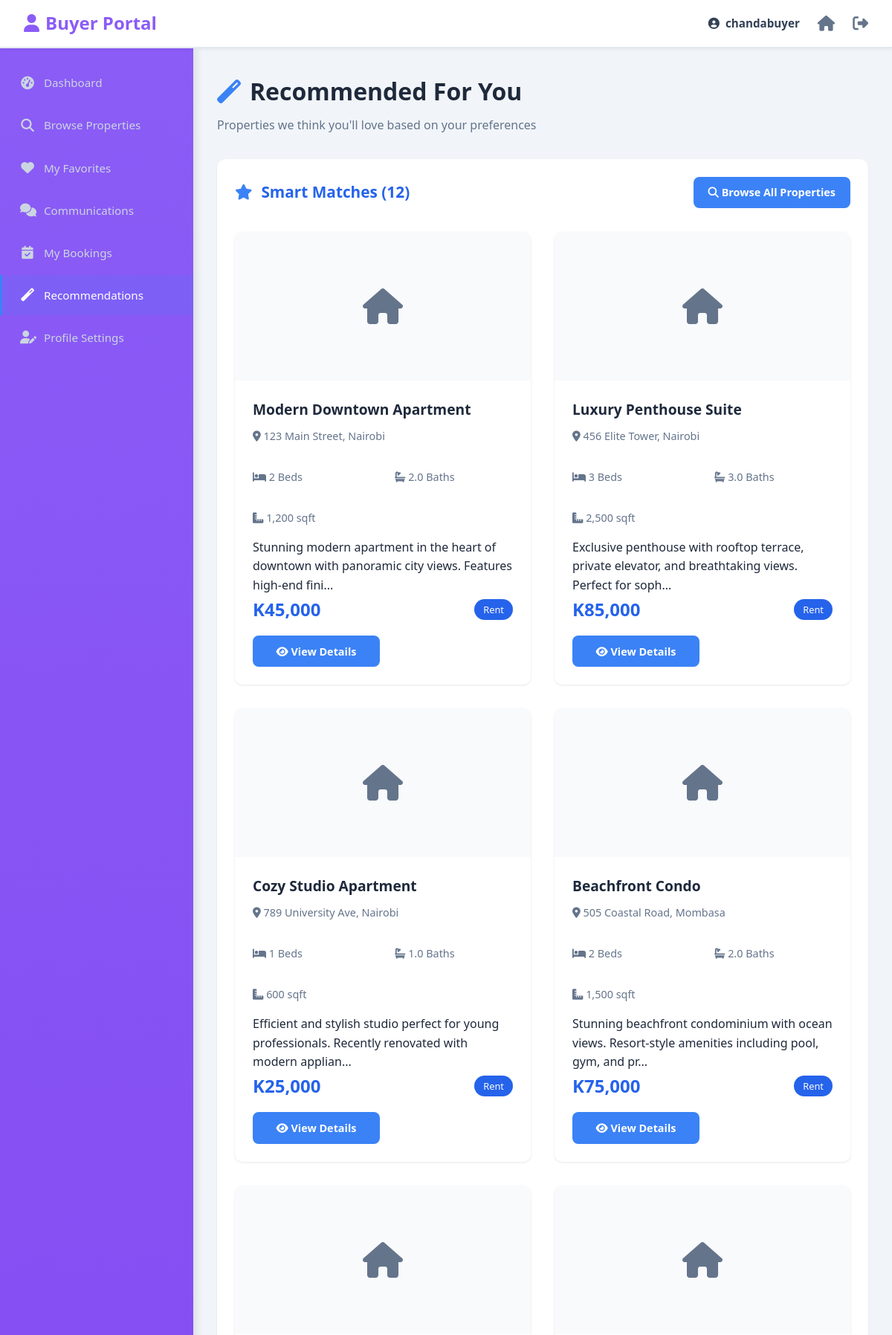
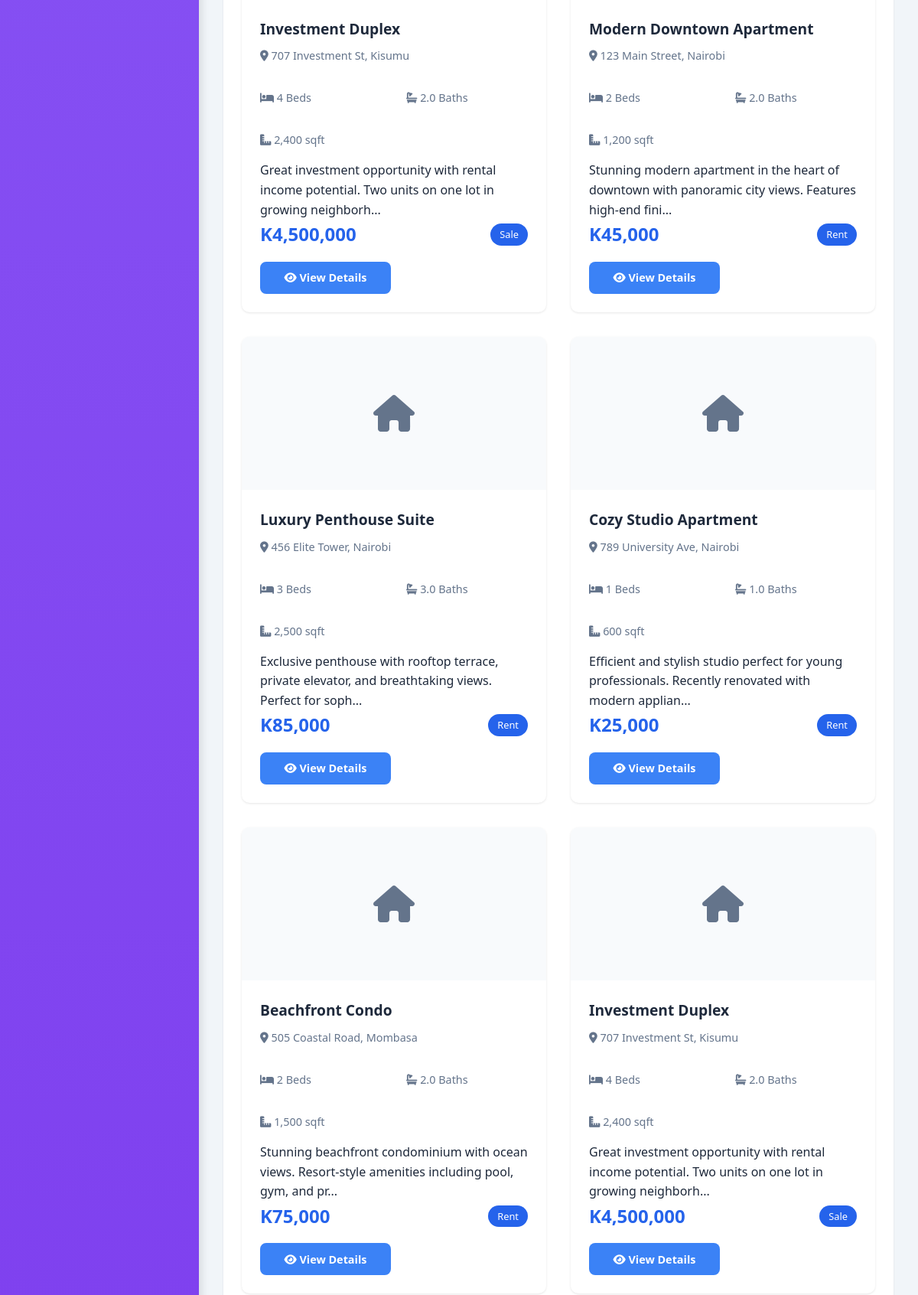
/buyer/recommendations.php (signed in, upper part), run on the app's committed database (2 pictures, top to bottom).
### tables this page shows
CREATE TABLE properties (
    property_id INT AUTO_INCREMENT PRIMARY KEY,
    seller_id INT NOT NULL,
    title VARCHAR(200) NOT NULL,
    description TEXT,
    address VARCHAR(255) NOT NULL,
    city VARCHAR(100) NOT NULL,
    state VARCHAR(100),
    zip_code VARCHAR(20),
    price DECIMAL(10, 2) NOT NULL,
    type ENUM('rent', 'sale') NOT NULL,
    property_type ENUM('apartment', 'house', 'condo', 'townhouse', 'studio') NOT NULL,
    bedrooms INT DEFAULT 0,
    bathrooms DECIMAL(2, 1) DEFAULT 0,
    sqft INT,
    status ENUM('pending', 'approved', 'rejected', 'sold', 'rented') DEFAULT 'pending',
    created_at TIMESTAMP DEFAULT CURRENT_TIMESTAMP,
    updated_at TIMESTAMP DEFAULT CURRENT_TIMESTAMP ON UPDATE CURRENT_TIMESTAMP,
    FOREIGN KEY (seller_id) REFERENCES users(user_id) ON DELETE CASCADE
);

### buyer/recommendations.php (the view, shortened to what this page needs)
<?php
require_once dirname(__DIR__) . '/includes/db_connect.php';
$userId = $_SESSION['user_id'];
try {
    $recommendedStmt = $pdo->prepare("SELECT DISTINCT p.*, u.username as seller_name,
                                      (SELECT image_url FROM images WHERE property_id = p.property_id AND is_primary = TRUE LIMIT 1) as primary_image
                                      FROM properties p
                                      JOIN users u ON p.seller_id = u.user_id
                                      WHERE p.status = 'approved'
                                      AND p.property_id NOT IN (
                                          SELECT property_id FROM favorites WHERE user_id = ?
                                      )
                                      ORDER BY p.created_at DESC
                                      LIMIT 12");
    $recommendedStmt->execute([$userId]);
    $recommendedProperties = $recommendedStmt->fetchAll();
} catch (PDOException $e) {
    $recommendedProperties = [];
    $error = "Could not load recommendations";
}
include 'buyer_header.php';
?>
<div class="admin-layout">
    <?php include 'buyer_sidebar.php'; ?>
    <main class="admin-content">
        <div class="admin-page-header">
            <h1><i class="fas fa-magic"></i> Recommended For You</h1>
            <p>Properties we think you'll love based on your preferences</p>
        </div>
        <div class="admin-section">
            <div class="section-header">
                <h2><i class="fas fa-star"></i> Smart Matches (<?php echo count($recommendedProperties); ?>)</h2>
                <a href="properties.php" class="btn btn-primary">
                    <i class="fas fa-search"></i> Browse All Properties
                </a>
            </div>
            <?php if (empty($recommendedProperties)): ?>
                <div class="empty-state">
                    <i class="fas fa-magic"></i>
                    <p>No recommendations available at the moment.</p>
                    <a href="properties.php" class="btn btn-primary">
                        <i class="fas fa-search"></i> Browse Properties
                    </a>
                </div>
            <?php else: ?>
                <div class="properties-grid">
                    <?php foreach ($recommendedProperties as $property): ?>
                        <div class="property-card">
                            <?php
                            $primaryImage = $property['primary_image'] ?? '';
                            if ($primaryImage && strpos($primaryImage, '../') !== 0) {
                                $primaryImage = '../' . ltrim($primaryImage, '/');
                            }
                            $hasImage = false;
                            ?>
                            <?php if ($hasImage): ?>
                                <img src="<?php echo htmlspecialchars($primaryImage); ?>" alt="<?php echo htmlspecialchars($property['title']); ?>" class="property-image">
                            <?php else: ?>
                                <div class="property-image-placeholder">
                                    <i class="fas fa-home"></i>
                                </div>
                            <?php endif; ?>
                            <div class="property-info">
                                <h3 class="property-title"><?php echo htmlspecialchars($property['title']); ?></h3>
                                <p class="property-location">
                                    <i class="fas fa-map-marker-alt"></i>
                                    <?php echo htmlspecialchars($property['address'] . ', ' . $property['city']); ?>
                                </p>
                                <div class="property-details">
                                    <span><i class="fas fa-bed"></i> <?php echo $property['bedrooms']; ?> Beds</span>
                                    <span><i class="fas fa-bath"></i> <?php echo $property['bathrooms']; ?> Baths</span>
                                    <span><i class="fas fa-ruler-combined"></i> <?php echo number_format($property['sqft'] ?? 0); ?> sqft</span>
                                </div>
                                <p class="property-description">
                                    <?php echo htmlspecialchars(substr($property['description'], 0, 100)) . '...'; ?>
                                </p>
                                <div class="property-price">
                                    <strong>K<?php echo number_format($property['price']); ?></strong>
                                    <span class="property-type-badge"><?php echo ucfirst($property['type']); ?></span>
                                </div>
                                <div class="property-actions">
                                    <a href="../property_details.php?id=<?php echo $property['property_id']; ?>" class="btn btn-primary">
                                        <i class="fas fa-eye"></i> View Details
                                    </a>
                                    <button class="btn btn-secondary btn-favorite" data-property-id="<?php echo $property['property_id']; ?>">
                                        <i class="far fa-heart"></i> Save
                                    </button>
                                </div>
                            </div>
                        </div>
                    <?php endforeach; ?>
                </div>
            <?php endif; ?>
        </div>
    </main>
</div>
<?php include '../includes/buyer_footer.php'; ?>

### assets/css/style.css (style rules this page uses)
:root { --primary-color: #2563eb; --secondary-color: #64748b; --success-color: #10b981; --danger-color: #ef4444; --warning-color: #f59e0b; --dark: #1e293b; --light: #f8fafc; --white: #ffffff; --border-color: #e2e8f0; --shadow: 0 1px 3px rgba(0, 0, 0, 0.1); --shadow-lg: 0 10px 25px rgba(0, 0, 0, 0.1); }
* { margin: 0; padding: 0; box-sizing: border-box; }
body { font-family: 'Segoe UI', Tahoma, Geneva, Verdana, sans-serif; background: var(--light); color: var(--dark); line-height: 1.6; }
.properties-grid { display: grid; grid-template-columns: repeat(auto-fill, minmax(300px, 1fr)); gap: 2rem; margin-top: 2rem; }
.property-card { background: var(--white); border-radius: 10px; overflow: hidden; box-shadow: var(--shadow); transition: transform 0.3s, box-shadow 0.3s; }
.property-image-placeholder { width: 100%; height: 200px; background: var(--light); display: flex; align-items: center; justify-content: center; color: var(--secondary-color); font-size: 3rem; }
.property-info { padding: 1.5rem; }
.property-title { font-size: 1.2rem; margin-bottom: 0.5rem; color: var(--dark); }
.property-location { color: var(--secondary-color); margin-bottom: 1rem; font-size: 0.9rem; }
.property-details { display: flex; gap: 1rem; margin-bottom: 1rem; font-size: 0.9rem; color: var(--secondary-color); }
.property-price { display: flex; justify-content: space-between; align-items: center; margin-bottom: 1rem; }
.property-price strong { font-size: 1.5rem; color: var(--primary-color); }
.property-type-badge { background: var(--primary-color); color: var(--white); padding: 0.25rem 0.75rem; border-radius: 20px; font-size: 0.8rem; }
.property-actions { display: flex; gap: 0.5rem; }
.property-actions .btn { flex: 1; text-align: center; }
.btn { padding: 0.75rem 1.5rem; border: none; border-radius: 5px; cursor: pointer; font-size: 1rem; transition: all 0.3s; text-decoration: none; display: inline-block; }
.btn-primary { background: var(--primary-color); color: var(--white); }
.btn-secondary { background: var(--secondary-color); color: var(--white); }
.btn-favorite { background: transparent; border: 1px solid var(--border-color); }
.property-details { display: grid; grid-template-columns: 1fr 1fr; gap: 2rem; margin-top: 2rem; }
.admin-content { flex: 1; margin-left: 320px; padding: 2rem; overflow-x: hidden; }
.admin-layout { display: flex; min-height: 100vh; padding-top: 65px; background: #f1f5f9; }
.admin-content { flex: 1; margin-left: 260px; padding: 2rem; background: #f1f5f9; min-height: calc(100vh - 65px); }
.admin-page-header { margin-bottom: 2rem; }
.admin-page-header h1 { font-size: 2rem; color: #1e293b; margin-bottom: 0.5rem; display: flex; align-items: center; gap: 0.75rem; }
.admin-page-header h1 i { color: #3b82f6; }
.admin-page-header p { color: #64748b; font-size: 1rem; }
.admin-section { background: #fff; border-radius: 12px; padding: 1.5rem; box-shadow: 0 1px 3px rgba(0, 0, 0, 0.08); margin-bottom: 2rem; }
.admin-section h2 { font-size: 1.3rem; color: #1e293b; margin-bottom: 1.5rem; display: flex; align-items: center; gap: 0.5rem; }
.admin-section h2 i { color: #3b82f6; }
.btn { display: inline-block; padding: 0.6rem 1.25rem; border: none; border-radius: 8px; font-weight: 600; text-decoration: none; cursor: pointer; transition: all 0.2s; font-size: 0.9rem; }
.btn-primary { background: #3b82f6; color: #fff; }
.section-header { display: flex; justify-content: space-between; align-items: center; margin-bottom: 1.5rem; }
.section-header h2 { color: var(--primary-color); display: flex; align-items: center; gap: 0.75rem; margin: 0; }
.buyer-body { background: #f1f5f9; margin: 0; padding: 0; }

### data on the page
properties: title "Modern Downtown Apartment", address+city "123 Main Street, Nairobi", bedrooms "2", bathrooms "2.0", sqft "1,200", description "Stunning modern apartment in the heart of downtown with panoramic city views. Features high-end fini", price "45,000", type "Rent"
properties: title "Luxury Penthouse Suite", address+city "456 Elite Tower, Nairobi", bedrooms "3", bathrooms "3.0", sqft "2,500", description "Exclusive penthouse with rooftop terrace, private elevator, and breathtaking views. Perfect for soph", price "85,000", type "Rent"
properties: title "Cozy Studio Apartment", address+city "789 University Ave, Nairobi", bedrooms "1", bathrooms "1.0", sqft "600", description "Efficient and stylish studio perfect for young professionals. Recently renovated with modern applian", price "25,000", type "Rent"
properties: title "Beachfront Condo", address+city "505 Coastal Road, Mombasa", bedrooms "2", bathrooms "2.0", sqft "1,500", description "Stunning beachfront condominium with ocean views. Resort-style amenities including pool, gym, and pr", price "75,000", type "Rent"
properties: title "Investment Duplex", address+city "707 Investment St, Kisumu", bedrooms "4", bathrooms "2.0", sqft "2,400", description "Great investment opportunity with rental income potential. Two units on one lot in growing neighborh", price "4,500,000", type "Sale"
properties: title "Modern Downtown Apartment", address+city "123 Main Street, Nairobi", bedrooms "2", bathrooms "2.0", sqft "1,200", description "Stunning modern apartment in the heart of downtown with panoramic city views. Features high-end fini", price "45,000", type "Rent"
properties: title "Luxury Penthouse Suite", address+city "456 Elite Tower, Nairobi", bedrooms "3", bathrooms "3.0", sqft "2,500", description "Exclusive penthouse with rooftop terrace, private elevator, and breathtaking views. Perfect for soph", price "85,000", type "Rent"
properties: title "Cozy Studio Apartment", address+city "789 University Ave, Nairobi", bedrooms "1", bathrooms "1.0", sqft "600", description "Efficient and stylish studio perfect for young professionals. Recently renovated with modern applian", price "25,000", type "Rent"
properties: title "Beachfront Condo", address+city "505 Coastal Road, Mombasa", bedrooms "2", bathrooms "2.0", sqft "1,500", description "Stunning beachfront condominium with ocean views. Resort-style amenities including pool, gym, and pr", price "75,000", type "Rent"
properties: title "Investment Duplex", address+city "707 Investment St, Kisumu", bedrooms "4", bathrooms "2.0", sqft "2,400", description "Great investment opportunity with rental income potential. Two units on one lot in growing neighborh", price "4,500,000", type "Sale"

### other printed values
$_SESSION['username'] "chandabuyer"
count($recommendedProperties) "12"
